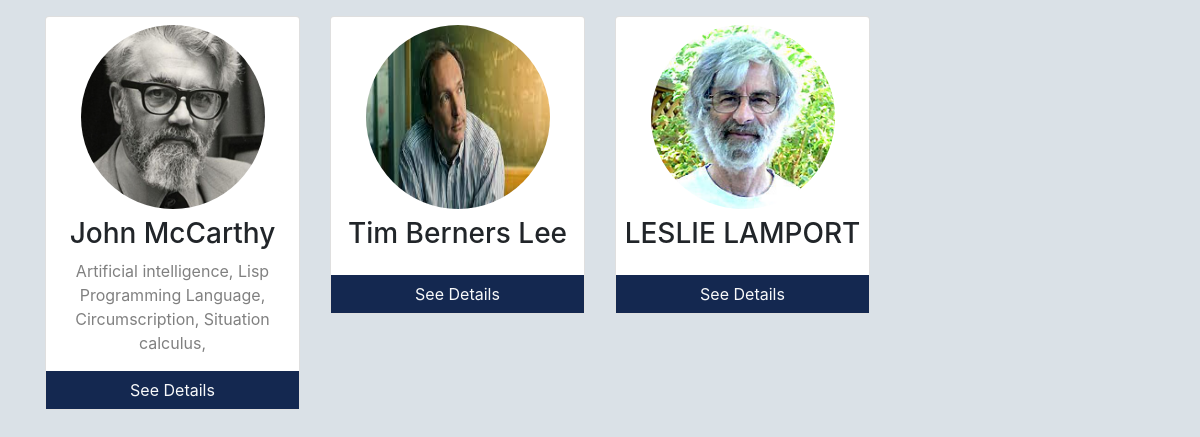
The page /php/pioneer.php on the database as committed earlier.
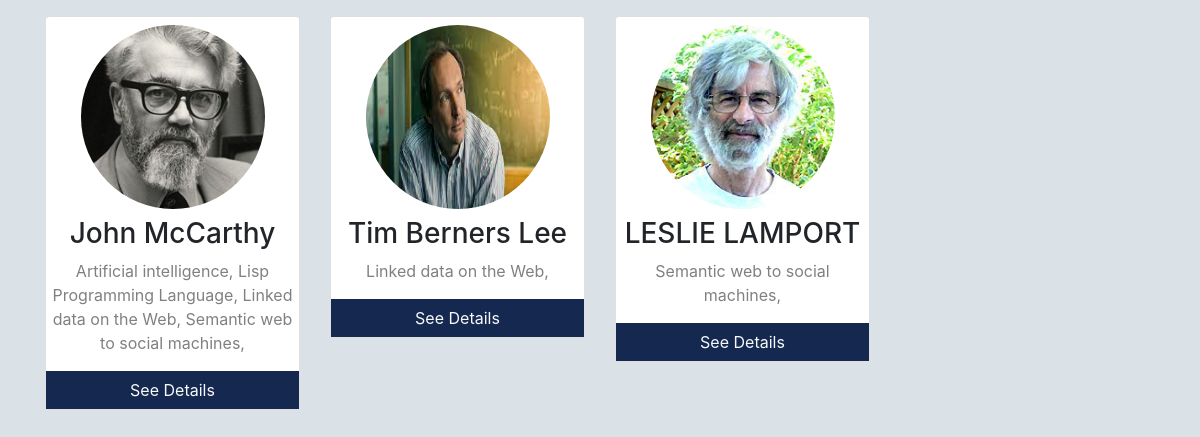
The same page on the database as committed later.
### tables this page shows
CREATE TABLE IF NOT EXISTS `scientist` (
  `Scientist_ID` int(100) NOT NULL AUTO_INCREMENT,
  `Sci_Name` varchar(100) NOT NULL,
  `Work_place` varchar(255) NOT NULL,
  `Sci_img` varchar(255) NOT NULL,
  `Birth` varchar(100) NOT NULL,
  `Death` varchar(100) NOT NULL,
  `Education` varchar(255) NOT NULL,
  `Add_Info` varchar(10000) NOT NULL,
  `Pub_Year` varchar(100) NOT NULL,
  `Pub_Count` int(100) NOT NULL,
  `Cite_Count` int(100) NOT NULL,
  `Avg_Cite_Count` int(100) NOT NULL,
  `Youtube` varchar(255) NOT NULL,
  `research_gate` varchar(255) NOT NULL,
  `wikipedia` varchar(255) NOT NULL,
  PRIMARY KEY (`Scientist_ID`)
);

CREATE TABLE IF NOT EXISTS `work` (
  `Scientist_ID` int(100) NOT NULL,
  `Sub_ID` int(100) NOT NULL
);

CREATE TABLE IF NOT EXISTS `research_area` (
  `Sub_ID` int(100) NOT NULL AUTO_INCREMENT,
  `Sub_Name` varchar(255) NOT NULL,
  PRIMARY KEY (`Sub_ID`)
);

### php/pioneer.php (the view, shortened to what this page needs)
<?php
    include('dbcon.php');
?>
<?php
if($connect){
    $art = "SELECT * from scientist where Pub_Count!='0'";
    $res = mysqli_query($connect, $art);
}
?>
<!DOCTYPE html>
<html lang="en">
<head>
    <link href="https://stackpath.bootstrapcdn.com/font-awesome/4.7.0/css/font-awesome.min.css" rel="stylesheet">
    <link href="https://cdn.jsdelivr.net/npm/bootstrap@5.0.2/dist/css/bootstrap.min.css" rel="stylesheet"
>
    <link rel="stylesheet" href="../css/bootstrap.min.css">
    <link rel="stylesheet" href="../css/animate.css">
    <link rel="stylesheet" href="../css/tribute.css?v=<?php echo time(); ?>">
</head>
<body>
<div class="container text-center description mt-3 pioneers">
        <div class="row">
            <?php
                while ($row = mysqli_fetch_assoc($res)) :
                ?>
            <div class="col-sm-6 col-md-3">
                <div class="card mb-3">
                    <img src="../image/<?php echo $row['Sci_img'];?>" alt="John" style="width:200px; height: 200px; align-items:center"
                        class="center p-2 rounded-circle">
                    <h3><?php echo $row['Sci_Name'];?></h3>
                    <?php
                    if($connect){
                    $sql1 = "SELECT * from (scientist inner join work using(Scientist_ID)) inner join research_area using(Sub_ID) where Sci_Name='$row[Sci_Name]'";
                    $result = mysqli_query($connect, $sql1);
                    }
                    ?>
                    <p class="title"><?php
                            while ($row1 = mysqli_fetch_assoc($result)) :
                        ?>
                        <span class="fs-6"><?php echo $row1['Sub_Name'];?>, </span>
                        <?php endwhile; ?>
                    </p>
                    <p style="background-color: #142850;" class="m-0"><a href="tribute.php?profile=<?php echo $row['Scientist_ID'];?>" class="btn btn-block text-light link_btn" role="button" aria-disabled="true">See Details</a></p>
                </div>
            </div>
            <?php endwhile; ?>
        </div>
    </div>
</body>
</html>

### css/tribute.css (style rules this page uses)
body { background-color: #DAE1E7; }
.title { color: grey; font-size: 18px; }
.center { display: block; margin-left: auto; margin-right: auto; width: 50%; }

Rows that differ between the two databases and show on the page:
changed through a linked row, work (number 3 of 6 on the later page): Sub_ID.Sub_Name "Circumscription" → "Linked data on the Web"
changed through a linked row, work (number 4 of 6 on the later page): Sub_ID.Sub_Name "Situation calculus" → "Semantic web to social machines"
added work: Sub_ID.Sub_Name "Linked data on the Web", shown under scientist "Tim Berners Lee"
added work: Sub_ID.Sub_Name "Semantic web to social machines", shown under scientist "LESLIE LAMPORT"
